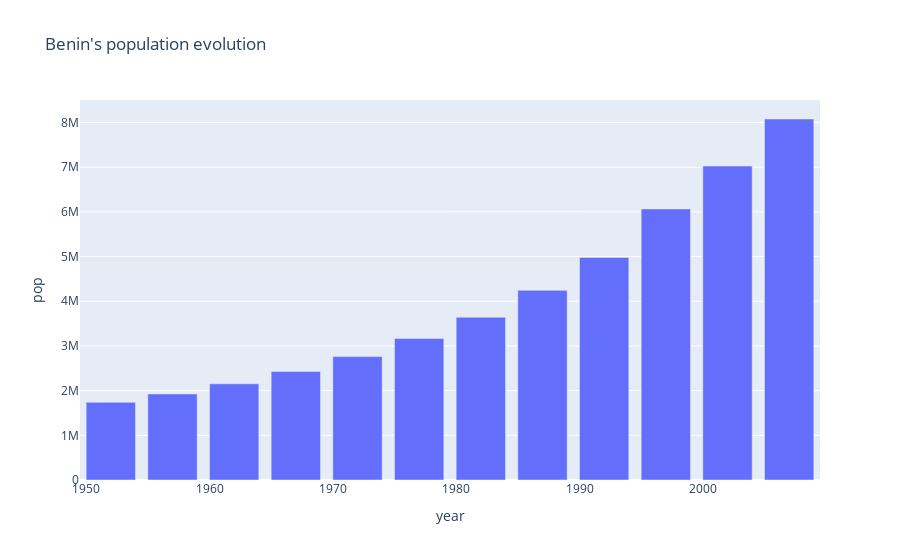

Source (notebook cell):
### Code cell
fig = px.bar(data_benin, x = 'year', y = 'pop', title="Benin's population evolution")
fig.show()

### Figure 1 — Plotly figure (JSON) as saved in the notebook; plotly's stock layout.template omitted (floating-point values rounded to 4 significant figures)
{"data": [{"alignmentgroup": "True", "hovertemplate": "year=%{x}<br>pop=%{y}<extra></extra>", "legendgroup": "", "marker": {"color": "#636efa", "pattern": {"shape": ""}}, "name": "", "offsetgroup": "", "orientation": "v", "showlegend": false, "textposition": "auto", "type": "bar", "x": [1952, 1957, 1962, 1967, 1972, 1977, 1982, 1987, 1992, 1997, 2002, 2007], "xaxis": "x", "y": [1738315, 1925173, 2151895, 2427334, 2761407, 3168267, 3641603, 4243788, 4981671, 6066080, 7026113, 8078314], "yaxis": "y"}], "layout": {"barmode": "relative", "legend": {"tracegroupgap": 0}, "title": {"text": "Benin's population evolution"}, "xaxis": {"anchor": "y", "domain": [0, 1], "title": {"text": "year"}}, "yaxis": {"anchor": "x", "domain": [0, 1], "title": {"text": "pop"}}}}
